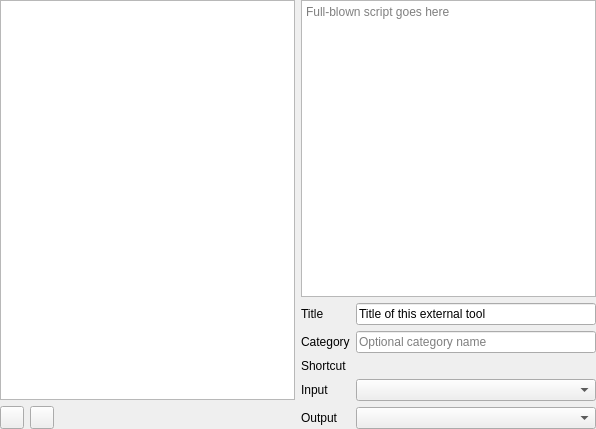
<?xml version="1.0" encoding="UTF-8"?>
<ui version="4.0">
 <class>SettingsExternalTools</class>
 <widget class="QWidget" name="SettingsExternalTools">
  <property name="geometry">
   <rect>
    <x>0</x>
    <y>0</y>
    <width>596</width>
    <height>429</height>
   </rect>
  </property>
  <layout class="QHBoxLayout" name="horizontalLayout_2">
   <property name="leftMargin">
    <number>0</number>
   </property>
   <property name="topMargin">
    <number>0</number>
   </property>
   <property name="rightMargin">
    <number>0</number>
   </property>
   <property name="bottomMargin">
    <number>0</number>
   </property>
   <item>
    <layout class="QGridLayout" name="gridLayout">
     <item row="1" column="2">
      <spacer name="horizontalSpacer">
       <property name="orientation">
        <enum>Qt::Horizontal</enum>
       </property>
       <property name="sizeHint" stdset="0">
        <size>
         <width>40</width>
         <height>20</height>
        </size>
       </property>
      </spacer>
     </item>
     <item row="1" column="0">
      <widget class="PlainToolButton" name="m_btnAdd">
       <property name="toolTip">
        <string>Add new external tool</string>
       </property>
       <property name="text">
        <string/>
       </property>
      </widget>
     </item>
     <item row="1" column="1">
      <widget class="PlainToolButton" name="m_btnDelete">
       <property name="toolTip">
        <string>Remove selected external tool</string>
       </property>
       <property name="text">
        <string/>
       </property>
      </widget>
     </item>
     <item row="0" column="0" colspan="3">
      <widget class="QListWidget" name="m_listTools"/>
     </item>
    </layout>
   </item>
   <item>
    <widget class="QWidget" name="m_toolDetails" native="true">
     <layout class="QFormLayout" name="formLayout">
      <property name="leftMargin">
       <number>0</number>
      </property>
      <property name="topMargin">
       <number>0</number>
      </property>
      <property name="rightMargin">
       <number>0</number>
      </property>
      <property name="bottomMargin">
       <number>0</number>
      </property>
      <item row="0" column="0" colspan="2">
       <widget class="QPlainTextEdit" name="m_txtFullScript">
        <property name="placeholderText">
         <string>Full-blown script goes here</string>
        </property>
       </widget>
      </item>
      <item row="1" column="0">
       <widget class="QLabel" name="label">
        <property name="text">
         <string>Title</string>
        </property>
       </widget>
      </item>
      <item row="1" column="1">
       <widget class="QLineEdit" name="m_txtTitle">
        <property name="text">
         <string>Title of this external tool</string>
        </property>
        <property name="placeholderText">
         <string>Optional category name</string>
        </property>
       </widget>
      </item>
      <item row="2" column="0">
       <widget class="QLabel" name="label_2">
        <property name="text">
         <string>Category</string>
        </property>
       </widget>
      </item>
      <item row="2" column="1">
       <widget class="QLineEdit" name="m_txtCategory">
        <property name="placeholderText">
         <string>Optional category name</string>
        </property>
       </widget>
      </item>
      <item row="3" column="0">
       <widget class="QLabel" name="m_lblShortcut">
        <property name="text">
         <string>Shortcut</string>
        </property>
       </widget>
      </item>
      <item row="3" column="1">
       <widget class="ShortcutCatcher" name="m_shortcut" native="true"/>
      </item>
      <item row="4" column="0">
       <widget class="QLabel" name="m_lblInput">
        <property name="text">
         <string>Input</string>
        </property>
       </widget>
      </item>
      <item row="4" column="1">
       <widget class="QComboBox" name="m_cmbInput"/>
      </item>
      <item row="5" column="0">
       <widget class="QLabel" name="m_lblOutput">
        <property name="text">
         <string>Output</string>
        </property>
       </widget>
      </item>
      <item row="5" column="1">
       <widget class="QComboBox" name="m_cmbOutput"/>
      </item>
     </layout>
    </widget>
   </item>
  </layout>
 </widget>
 <customwidgets>
  <customwidget>
   <class>PlainToolButton</class>
   <extends>QToolButton</extends>
   <header>plaintoolbutton.h</header>
  </customwidget>
  <customwidget>
   <class>ShortcutCatcher</class>
   <extends>QWidget</extends>
   <header>shortcutcatcher.h</header>
   <container>1</container>
  </customwidget>
 </customwidgets>
 <tabstops>
  <tabstop>m_listTools</tabstop>
  <tabstop>m_btnAdd</tabstop>
  <tabstop>m_btnDelete</tabstop>
  <tabstop>m_cmbInput</tabstop>
  <tabstop>m_cmbOutput</tabstop>
 </tabstops>
 <resources/>
 <connections/>
</ui>
